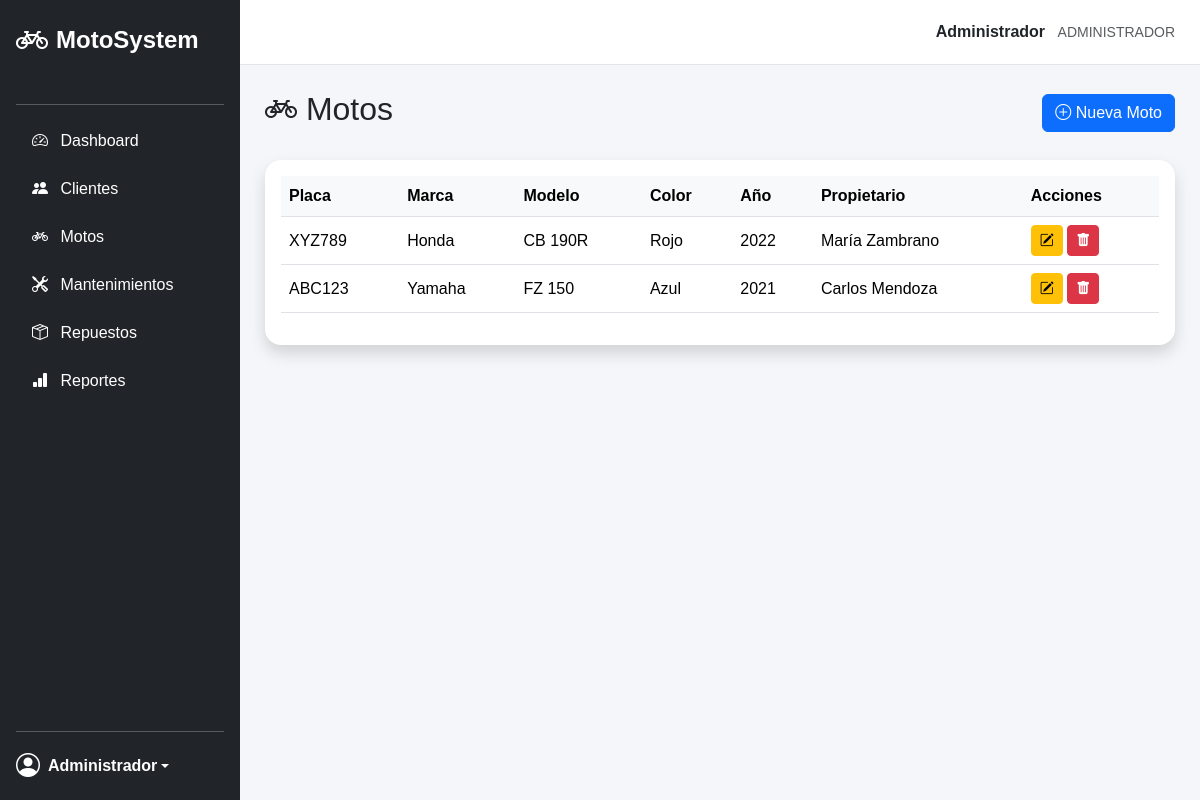
The page /views/motos/index.php (signed in) on the database its author committed.
### tables this page shows
CREATE TABLE motos (
    id_moto INT AUTO_INCREMENT PRIMARY KEY,
    id_cliente INT NOT NULL,
    placa VARCHAR(20) NOT NULL UNIQUE,
    marca VARCHAR(50) NOT NULL,
    modelo VARCHAR(50) NOT NULL,
    anio INT,
    color VARCHAR(30),
    cilindraje VARCHAR(30),
    estado TINYINT DEFAULT 1,
    fecha_registro TIMESTAMP DEFAULT CURRENT_TIMESTAMP,

     
    FOREIGN KEY (id_cliente) REFERENCES clientes(id_cliente)
);

CREATE TABLE clientes (
    id_cliente INT AUTO_INCREMENT PRIMARY KEY,
    cedula VARCHAR(20) NOT NULL UNIQUE,
    nombres VARCHAR(100) NOT NULL,
    apellidos VARCHAR(100) NOT NULL,
    telefono VARCHAR(20),
    correo VARCHAR(100),
    direccion VARCHAR(150),
    estado TINYINT DEFAULT 1,
    fecha_registro TIMESTAMP DEFAULT CURRENT_TIMESTAMP
);

### config/conexion.php (called while the page is built, shortened)
<?php
class Conexion
{
    private $host = "localhost";
    private $puerto = 3306;
    private $usuario = "root";
    private $password = "1234";
    private $base_datos = "sistema_motos";
    public function conectar()
    {
        try {
            $conexion = new mysqli(
                $this->host,
                $this->usuario,
                $this->password,
                $this->base_datos,
                $this->puerto
            );
            $conexion->set_charset("utf8");
            return $conexion;
        } catch (mysqli_sql_exception $e) {
            die("Error de conexión a la base de datos: " . $e->getMessage());
        }
    }
}
?>

### models/Moto.php (called while the page is built, shortened)
<?php
require_once __DIR__ . "/../config/conexion.php";
class Moto {
    private $conexion;
    public function __construct() {
        $database = new Conexion();
        $this->conexion = $database->conectar();
    }
    public function obtenerTodas() {
        $sql = "SELECT motos.*,
                       clientes.nombres,
                       clientes.apellidos
                FROM motos
                INNER JOIN clientes
                ON motos.id_cliente = clientes.id_cliente
                ORDER BY motos.id_moto DESC";
        $resultado = $this->conexion->query($sql);
        $motos = [];
        while ($fila = $resultado->fetch_assoc()) {
            $motos[] = $fila;
        }
        return $motos;
    }
}

### views/motos/index.php (the view, shortened to what this page needs)
<?php
require_once "../../models/Moto.php";
$modelo = new Moto();
$motos = $modelo->obtenerTodas();
?>
<div class="d-flex justify-content-between align-items-center mb-4">
    <h2>
        <i class="bi bi-bicycle"></i>
        Motos
    </h2>
    <a href="crear.php" class="btn btn-primary">
        <i class="bi bi-plus-circle"></i>
        Nueva Moto
    </a>
</div>
<div class="card border-0 shadow rounded-4">
    <div class="card-body">
        <div class="table-responsive">
            <table class="table table-hover align-middle">
                <thead class="table">
                    <tr>
                        <th>Placa</th>
                        <th>Marca</th>
                        <th>Modelo</th>
                        <th>Color</th>
                        <th>Año</th>
                        <th>Propietario</th>
                        <th>Acciones</th>
                    </tr>
                </thead>
                <tbody>
                    <?php if (!empty($motos)): ?>
                        <?php foreach ($motos as $moto): ?>
                            <tr>
                                <td>
                                    <?php echo $moto["placa"]; ?>
                                </td>
                                <td>
                                    <?php echo $moto["marca"]; ?>
                                </td>
                                <td>
                                    <?php echo $moto["modelo"]; ?>
                                </td>
                                <td>
                                    <?php echo $moto["color"]; ?>
                                </td>
                                <td>
                                    <?php echo $moto["anio"]; ?>
                                </td>
                                <td>
                                    <?php
                                    echo $moto["nombres"] . " " .
                                         $moto["apellidos"];
                                    ?>
                                </td>
                                <td>
                                    <a
                                        href="editar.php?id=<?php echo $moto['id_moto']; ?>"
                                        class="btn btn-warning btn-sm"
                                    >
                                        <i class="bi bi-pencil-square"></i>
                                    </a>
                                    <button
                                        class="btn btn-danger btn-sm btn-eliminar-moto"
                                        data-id="<?php echo $moto['id_moto']; ?>"
                                    >
                                        <i class="bi bi-trash-fill"></i>
                                    </button>
                                </td>
                            </tr>
                        <?php endforeach; ?>
                    <?php endif; ?>
                </tbody>
            </table>
        </div>
    </div>
</div>
<?php
include "../layouts/app.php";
?>

### public/css/estilos.css (style rules this page uses)
* { box-sizing: border-box; }
body { background-color: #f4f6f9; font-family: Arial, Helvetica, sans-serif; }
.table th { background-color: #f8f9fa; }

### rows shown on the page
motos: placa "XYZ789", marca "Honda", modelo "CB 190R", color "Rojo", anio "2022", id_cliente.nombres "María", id_cliente.apellidos "Zambrano"
motos: placa "ABC123", marca "Yamaha", modelo "FZ 150", color "Azul", anio "2021", id_cliente.nombres "Carlos", id_cliente.apellidos "Mendoza"

### other values the page prints
$_SESSION["nombre"] "Administrador"
$_SESSION["rol"] "ADMINISTRADOR"
